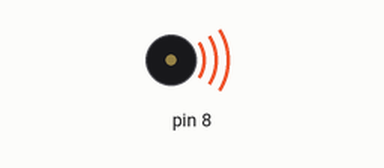
Simulated run of this sketch. Board: Arduino Uno, built with avr-gcc and run on an emulated ATmega328P. Shown: buzzer (waves = sounding).

Above: at 0.01 s.
At 4.1 s:
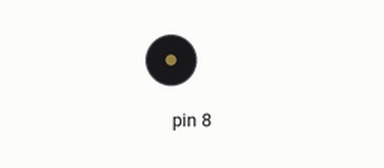
Timing chart, 0 to 5.6 s (numbered marks = the images above):
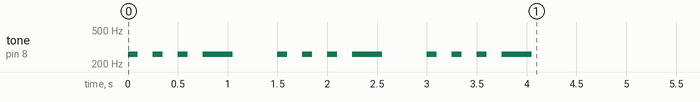

The sketch:

Speaker.ino
```cpp
void setup() {
  pinMode(8, OUTPUT);
  for (int i = 0; i < 3; i++) {
  tone(8, 261, 100);
  delay(250);
  tone(8, 261, 100);
  delay(250);
  tone(8, 261, 100);
  delay(250);
  tone(8, 261, 300);
  delay(750);
}
}

void loop() {
}
```
